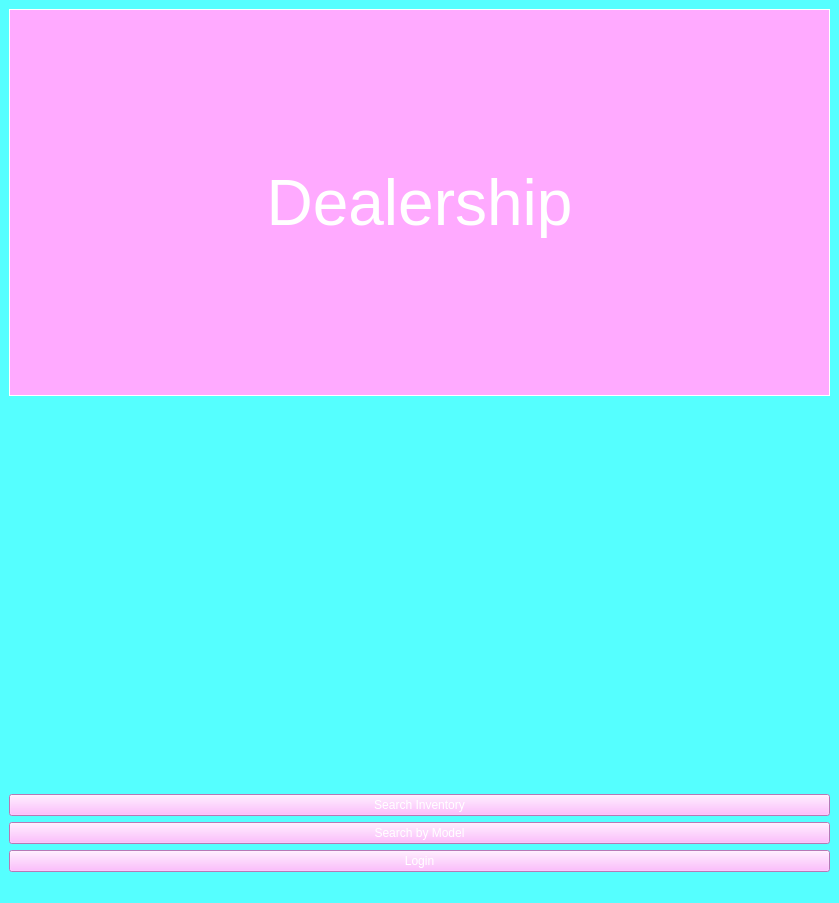
<?xml version="1.0" encoding="UTF-8"?>
<ui version="4.0">
 <class>MainWindow</class>
 <widget class="QMainWindow" name="MainWindow">
  <property name="geometry">
   <rect>
    <x>0</x>
    <y>0</y>
    <width>839</width>
    <height>903</height>
   </rect>
  </property>
  <property name="windowTitle">
   <string>MainWindow</string>
  </property>
  <property name="styleSheet">
   <string notr="true">background-color: rgb(85, 255, 255);</string>
  </property>
  <widget class="QWidget" name="centralwidget">
   <layout class="QVBoxLayout" name="verticalLayout">
    <item>
     <widget class="QLabel" name="label">
      <property name="font">
       <font>
        <family>MS UI Gothic</family>
        <pointsize>48</pointsize>
        <weight>50</weight>
        <italic>false</italic>
        <bold>false</bold>
       </font>
      </property>
      <property name="autoFillBackground">
       <bool>false</bool>
      </property>
      <property name="styleSheet">
       <string notr="true">font: 48pt &quot;MS UI Gothic&quot;;
background-color: rgb(255, 170, 255);
color: rgb(255, 255, 255);</string>
      </property>
      <property name="frameShape">
       <enum>QFrame::Panel</enum>
      </property>
      <property name="text">
       <string>Dealership</string>
      </property>
      <property name="alignment">
       <set>Qt::AlignCenter</set>
      </property>
      <property name="wordWrap">
       <bool>false</bool>
      </property>
     </widget>
    </item>
    <item>
     <layout class="QVBoxLayout" name="verticalLayout_3">
      <item>
       <widget class="QLabel" name="label_2">
        <property name="text">
         <string/>
        </property>
        <property name="pixmap">
         <pixmap>../../../Pictures/2021_bmw_m3.jpg</pixmap>
        </property>
        <property name="scaledContents">
         <bool>true</bool>
        </property>
       </widget>
      </item>
     </layout>
    </item>
    <item>
     <widget class="QPushButton" name="dataButton">
      <property name="styleSheet">
       <string notr="true">background-color: rgb(255, 170, 255);
color: rgb(255, 255, 255);
font: 75 16pt &quot;MS Shell Dlg 2&quot;;</string>
      </property>
      <property name="text">
       <string>Search Inventory</string>
      </property>
     </widget>
    </item>
    <item>
     <widget class="QPushButton" name="CarData">
      <property name="styleSheet">
       <string notr="true">background-color: rgb(255, 170, 255);
color: rgb(255, 255, 255);
font: 75 16pt &quot;MS Shell Dlg 2&quot;;</string>
      </property>
      <property name="text">
       <string>Search by Model</string>
      </property>
     </widget>
    </item>
    <item>
     <widget class="QPushButton" name="login">
      <property name="styleSheet">
       <string notr="true">background-color: rgb(255, 170, 255);
color: rgb(255, 255, 255);
font: 75 16pt &quot;MS Shell Dlg 2&quot;;</string>
      </property>
      <property name="text">
       <string>Login</string>
      </property>
     </widget>
    </item>
   </layout>
  </widget>
  <widget class="QMenuBar" name="menubar">
   <property name="geometry">
    <rect>
     <x>0</x>
     <y>0</y>
     <width>839</width>
     <height>26</height>
    </rect>
   </property>
  </widget>
  <widget class="QStatusBar" name="statusbar"/>
 </widget>
 <resources/>
 <connections/>
</ui>
